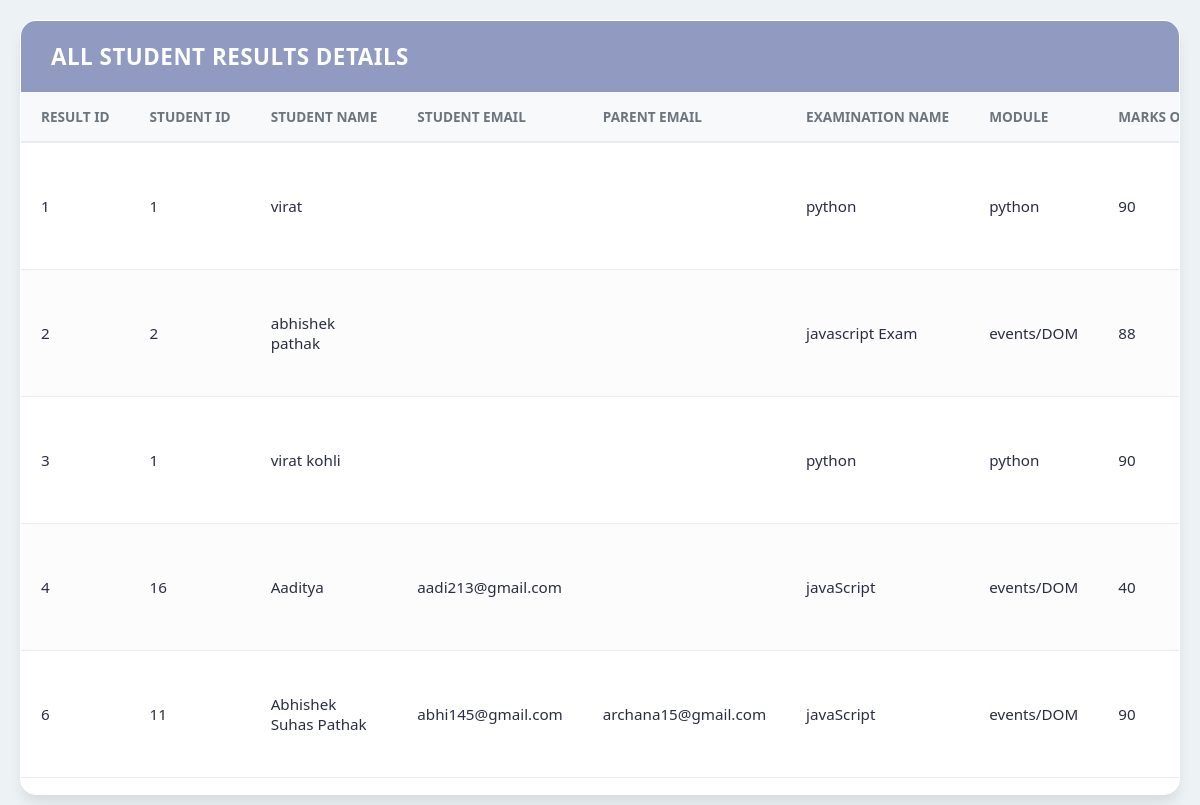
Screenshot of /show-details/show-result.php (signed in) with the database file from the repository.
### tables this page shows
CREATE TABLE `add_result` (
  `result_id` int(11) NOT NULL,
  `Student_ID` int(11) NOT NULL,
  `Student_Name` varchar(40) NOT NULL,
  `student_email` varchar(100) DEFAULT NULL,
  `parent_email` varchar(150) DEFAULT NULL,
  `Examination_name` varchar(40) NOT NULL,
  `Module` varchar(50) NOT NULL,
  `Marks_obtained` int(11) NOT NULL,
  `Total_Marks` int(11) NOT NULL,
  `result_status` text NOT NULL,
  `percentage` decimal(5,2) DEFAULT NULL,
  `grade` varchar(10) DEFAULT NULL,
  `attendance_percentage` decimal(5,2) DEFAULT NULL,
  `performance_rating` varchar(50) DEFAULT NULL,
  `instructor_comments` text DEFAULT NULL,
  `result_sheet_file` varchar(250) DEFAULT NULL,
  `upload_date` timestamp NOT NULL DEFAULT current_timestamp()
);

### show-details/show-result.php (the view, shortened to what this page needs)
<?php
require '../includes/config.php';
require '../includes/notification_helper.php';
$role = isset($_SESSION['role']) ? $_SESSION['role'] : '';
$loggedInUser = isset($_SESSION['username']) ? $_SESSION['username'] : '';
$hasPermission = false;
if($role == 'admin' || $role == 'teacher') {
    $hasPermission = true;
}
if ($hasPermission) {
    $query = "SELECT * FROM add_result";
    $data = mysqli_query($con, $query);
}
else {
    $stmt = mysqli_prepare($con, "SELECT * FROM add_result WHERE student_email = ?");
    mysqli_stmt_bind_param($stmt, "s", $loggedInUser);
    mysqli_stmt_execute($stmt);
    $data = mysqli_stmt_get_result($stmt);
    mysqli_stmt_close($stmt);
}
$total = mysqli_num_rows($data);
?>
<html>
<head>
    <link href="https://cdnjs.cloudflare.com/ajax/libs/font-awesome/6.4.0/css/all.min.css" rel="stylesheet">
    <link rel="stylesheet" href="../css/details/parent.css?v=<?php echo time(); ?>">
</head>
<body class="fixed-scroll-page">
    <div class="card fixed-scroll-card">
        <div class="card-header fixed-scroll-header">
            <h2 class="card-title">All Student Results Details</h2>
        </div>
        <form action="" method="POST">
            <div class="card-body">
                <table class="details-table">
                    <thead>
                        <tr>
                            <?php if ($hasPermission) { ?>
                                <th>Result ID</th>
                            <?php } ?>
                            <th>Student ID</th>
                            <th>Student Name</th>
                            <?php if ($hasPermission) { ?>
                                <th>Student Email</th>
                                <th>Parent Email</th>
                            <?php } ?>
                            <th>Examination Name</th>
                            <th>Module</th>
                            <th>Marks Obtained</th>
                        </tr>
                    </thead>
                    <tbody>
            <?php
            if ($total > 0) {
                while ($result = mysqli_fetch_assoc($data)) {
                    $image_src = "../material_upload/results/" . $result['result_sheet_file'];
                    if (isset($_GET['edit_id']) && $_GET['edit_id'] == $result['result_id'] && $hasPermission) {
                        echo "<tr>
                            <td>" . $result['result_id'] . "<input type='hidden' name='id' value='" . $result['result_id'] . "'></td>
                            <td><input type='text' name='sid' value='" . $result['Student_ID'] . "'></td>
                            <td><input type='text' name='sname' value='" . $result['Student_Name'] . "'></td>
                            <td><input type='email' name='semail' value='" . $result['student_email'] . "'></td>
                            <td><input type='email' name='pemail' value='" . $result['parent_email'] . "'></td>
                            <td><input type='text' name='ename' value='" . $result['Examination_name'] . "'></td>
                            <td><input type='text' name='mod' value='" . $result['Module'] . "'></td>
                            <td><input type='number' name='mobt' value='" . $result['Marks_obtained'] . "'></td>
                            <td><input type='number' name='tmark' value='" . $result['Total_Marks'] . "'></td>
                            <td><input type='text' name='result' value='" . $result['result_status'] . "'></td>
                            <td><input type='number' step='0.01' name='percentage' value='" . $result['percentage'] . "'></td>
                            <td><input type='text' name='grade' value='" . $result['grade'] . "'></td>
                            <td><input type='number' step='0.01' name='attendance_percentage' value='" . $result['attendance_percentage'] . "'></td>
                            <td><input type='text' name='performance_rating' value='" . $result['performance_rating'] . "'></td>
                            <td><input type='text' name='instructor_comments' value='" . $result['instructor_comments'] . "'></td>
                            <td>
                                <img src='$image_src' alt='result Img' style='width:100px; height:100px; object-fit:cover; border-radius:4px;'>
                            </td>
                            <td>" . $result['upload_date'] . "</td>
                            <td class='action-buttons'>
                                <button type='submit' name='save_btn'><i class='fa-solid fa-check'></i></button>
                                <a href='show-result.php' class='btn-cancel'><i class='fa-solid fa-xmark'></i></a>
                            </td>
                        </tr>";
                    } else {
                        echo "<tr>";
                        if ($hasPermission) {
                            echo "<td>" . $result['result_id'] . "</td>";
                        }
                        echo "<td>" . $result['Student_ID'] . "</td>
                              <td>" . $result['Student_Name'] . "</td>";
                        if ($hasPermission) {
                             echo "<td>" . $result['student_email'] . "</td>
                                   <td>" . $result['parent_email'] . "</td>";
                        }
                        echo "<td>" . $result['Examination_name'] . "</td>
                              <td>" . $result['Module'] . "</td>
                              <td>" . $result['Marks_obtained'] . "</td>
                              <td>" . $result['Total_Marks'] . "</td>
                              <td>" . $result['result_status'] . "</td>
                              <td>" . $result['percentage'] . "</td>
                              <td>" . $result['grade'] . "</td>";
                        echo "</tr>";
                    }
                }
            } else {
                $colspan = $hasPermission ? 18 : 10;
                echo "<tr><td colspan='$colspan' style='text-align:center;'>No Records Found</td></tr>";
            }
            ?>
                    </tbody>
                </table>
            </div>
        </form>
    </div>
</body>
</html>

### css/details/parent.css (style rules this page uses)
:root { --primary-color: #4361ee; --secondary-color: #f8f9fa; --text-dark: #2b2d42; --text-light: #6c757d; --border-color: #e9ecef; --success-color: #2ecc71; --danger-color: #e74c3c; --warning-color: #f1c40f; }
body { font-family: 'Segoe UI', 'Roboto', sans-serif; background-color: #edf2f4; color: var(--text-dark); margin: 0; padding: 30px; }
.fixed-scroll-page { padding: 20px; box-sizing: border-box; }
.fixed-scroll-page .fixed-scroll-card { display: block; }
.fixed-scroll-page .fixed-scroll-header { position: sticky; top: 0; z-index: 2; }
.fixed-scroll-page .card-body { max-height: calc(100vh - 160px); overflow: auto; }
.fixed-scroll-page .details-table thead th { position: sticky; top: 0; z-index: 1; background-color: #f8f9fa; }
.card { background-color: #ffffff; border-radius: 16px; box-shadow: 0 10px 15px -3px rgba(0, 0, 0, 0.1); overflow: hidden; border: 1px solid white; }
.card-header { background-color: #919ac1; padding: 20px 30px; color: white; }
.card-title { font-size: 1.4rem; font-weight: 600; margin: 0; text-transform: uppercase; letter-spacing: 0.5px; }
.card-body { padding: 0; overflow-x: auto; }
.details-table { width: 100%; border-collapse: collapse; min-width: 900px; }
.details-table thead tr { background-color: #f8f9fa; }
.details-table th { padding: 15px 20px; font-size: 0.85rem; font-weight: 700; color: var(--text-light); text-transform: uppercase; border-bottom: 2px solid var(--border-color); text-align: left; white-space: nowrap; }
.details-table td { padding: 12px 20px; font-size: 0.95rem; color: var(--text-dark); border-bottom: 1px solid var(--border-color); vertical-align: middle; }
.details-table tbody tr:nth-of-type(even) { background-color: #fcfcfc; }

### rows the page displays
add_result: result_id "1", Student_ID "1", Student_Name "virat", Examination_name "python", Module "python", Marks_obtained "90"
add_result: result_id "2", Student_ID "2", Student_Name "abhishek pathak", Examination_name "javascript Exam", Module "events/DOM", Marks_obtained "88"
add_result: result_id "3", Student_ID "1", Student_Name "virat kohli", Examination_name "python", Module "python", Marks_obtained "90"
add_result: result_id "4", Student_ID "16", Student_Name "Aaditya", student_email "aadi213@gmail.com", Examination_name "javaScript", Module "events/DOM", Marks_obtained "40"
add_result: result_id "6", Student_ID "11", Student_Name "Abhishek Suhas Pathak", student_email "abhi145@gmail.com", parent_email "archana15@gmail.com", Examination_name "javaScript", Module "events/DOM", Marks_obtained "90"
